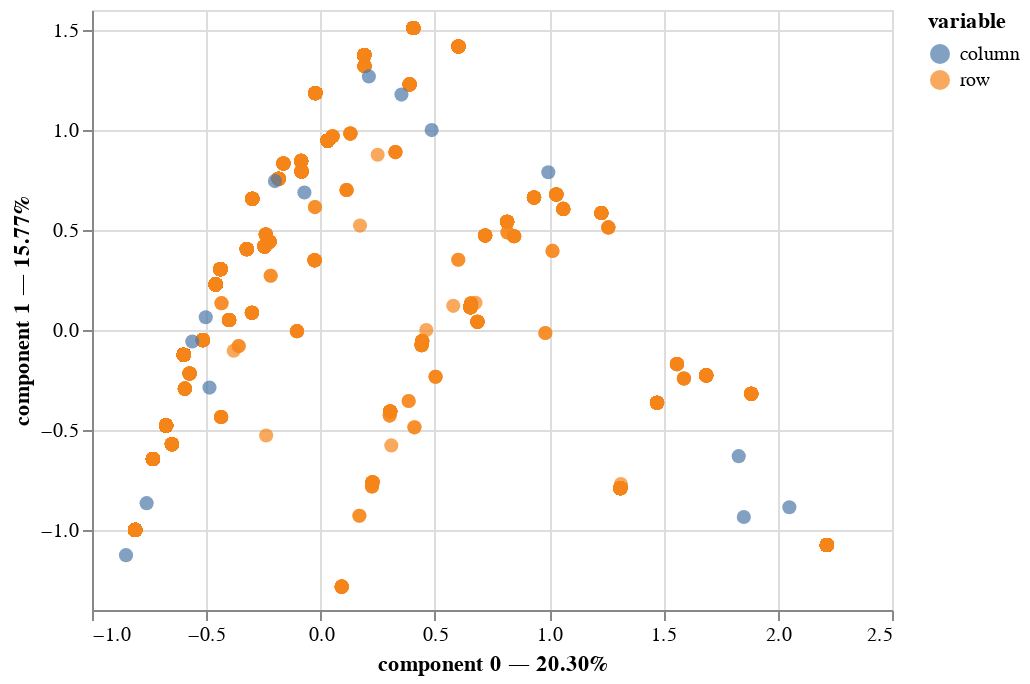

The code cell stored with this chart in its notebook:
### Code cell
# Application de l'ACM
acm_competpol = prince.MCA(n_components = 2)

acm_competpol = acm_competpol.fit(data_compet[competpol])

ax = acm_competpol.plot(X=data_compet[competpol])
ax

### Figure 1 — Vega-Lite specification as saved in the notebook (floating-point values rounded to 4 significant figures; data arrays with more than 128 entries replaced by an {"elided": "..."} marker saying what was removed)
{"config": {"view": {"continuousWidth": 400, "continuousHeight": 300}}, "data": {"name": "data-fe3915ac3d3ae6f4309ccbad1c0ddb8b"}, "mark": {"type": "circle", "size": 50}, "encoding": {"color": {"field": "variable", "type": "nominal"}, "tooltip": [{"field": "variable", "type": "nominal"}, {"field": "value", "type": "nominal"}, {"field": "component 0", "type": "quantitative"}, {"field": "component 1", "type": "quantitative"}], "x": {"axis": {"title": "component 0 — 20.30%"}, "field": "component 0", "scale": {"zero": false}, "type": "quantitative"}, "y": {"axis": {"title": "component 1 — 15.77%"}, "field": "component 1", "scale": {"zero": false}, "type": "quantitative"}}, "selection": {"selector002": {"type": "interval", "bind": "scales", "encodings": ["x", "y"]}}, "$schema": "https://vega.github.io/schema/vega-lite/v4.17.0.json", "datasets": {"data-fe3915ac3d3ae6f4309ccbad1c0ddb8b": {"elided": "2183 records"}}}
